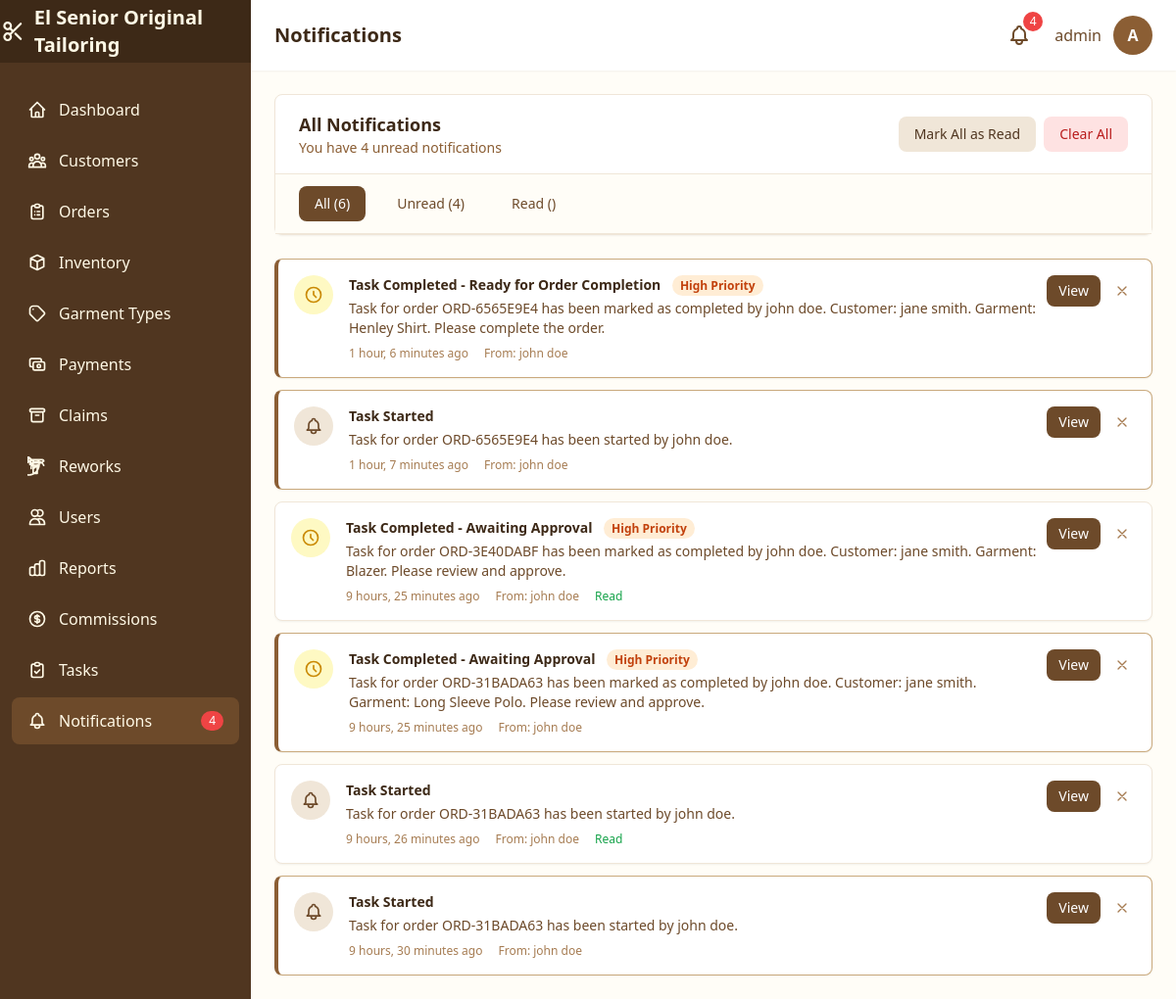
The page /notifications/ (signed in) on the database as committed earlier.
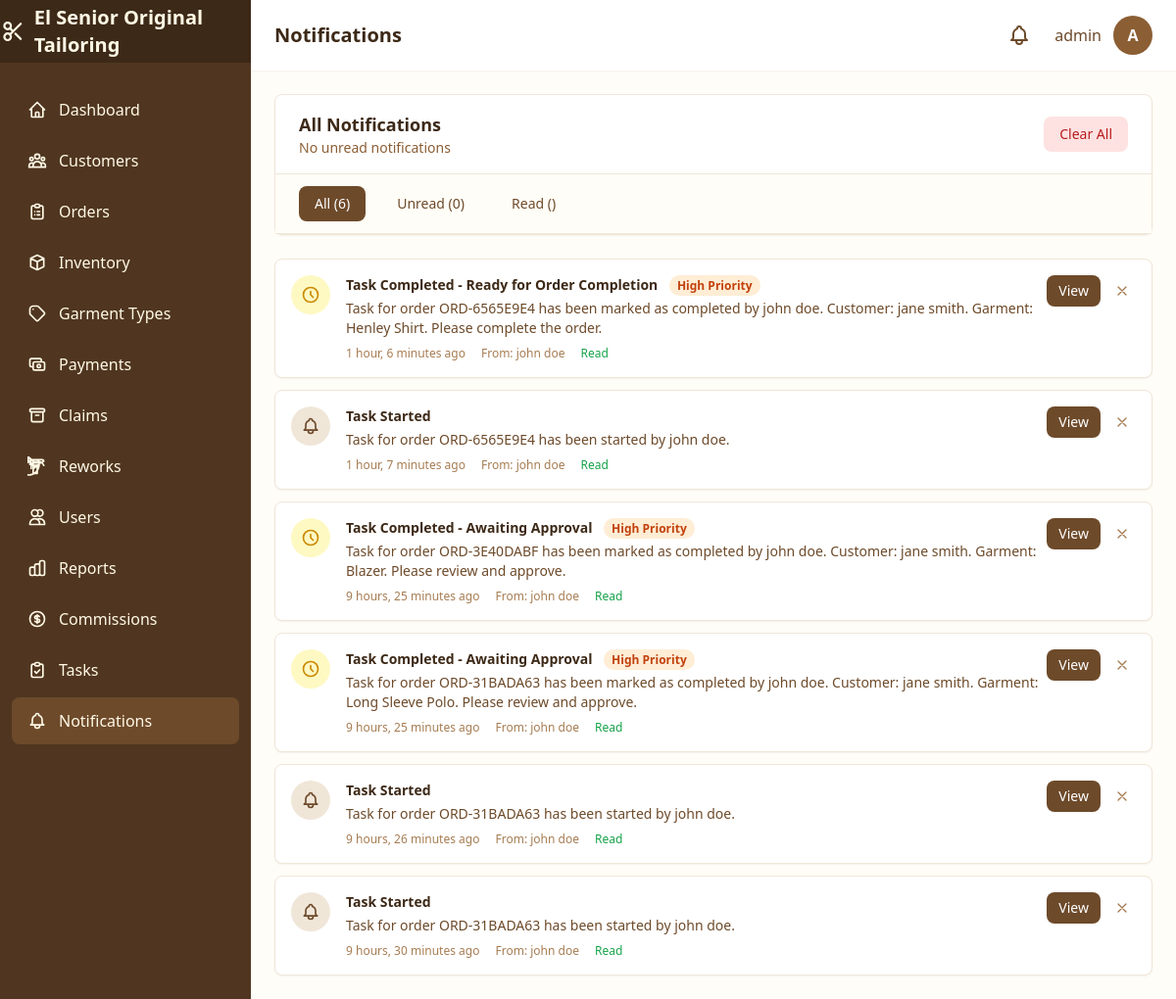
The same page on the database as committed later.
### core/models.py (models this page shows, shortened)
class Notification(models.Model):
    TYPE_CHOICES = [
        ('task_assigned', 'Task Assigned'),
        ('task_started', 'Task Started'),
        ('task_completed', 'Task Completed'),
        ('task_approved', 'Order Completed'),
        ('order_created', 'Order Created'),
        ('payment_received', 'Payment Received'),
        ('low_stock', 'Low Stock Alert'),
        ('rework_assigned', 'Rework Assigned'),
        ('rework_completed', 'Rework Completed'),
        ('general', 'General'),
    ]
    PRIORITY_CHOICES = [
        ('low', 'Low'),
        ('normal', 'Normal'),
        ('high', 'High'),
        ('urgent', 'Urgent'),
    ]
    recipient = models.ForeignKey(
        User,
        on_delete=models.CASCADE,
        related_name='notifications'
    )
    sender = models.ForeignKey(
        User,
        on_delete=models.SET_NULL,
        null=True,
        blank=True,
        related_name='sent_notifications'
    )
    notification_type = models.CharField(
        max_length=30,
        choices=TYPE_CHOICES,
        default='general'
    )
    title = models.CharField(max_length=200)
    message = models.TextField()
    priority = models.CharField(
        max_length=10,
        choices=PRIORITY_CHOICES,
        default='normal'
    )
    order = models.ForeignKey(
        Order,
        on_delete=models.CASCADE,
        null=True,
        blank=True,
        related_name='notifications'
    )
    task = models.ForeignKey(
        'TailoringTask',
        on_delete=models.CASCADE,
        null=True,
        blank=True,
        related_name='notifications'
    )
    action_url = models.CharField(max_length=500, blank=True)
    is_read = models.BooleanField(default=False)
    read_at = models.DateTimeField(null=True, blank=True)
    created_at = models.DateTimeField(auto_now_add=True)
    class Meta:
        ordering = ['-created_at']
        verbose_name = "Notification"
        verbose_name_plural = "Notifications"
        indexes = [
            models.Index(fields=['recipient', 'is_read']),
            models.Index(fields=['recipient', '-created_at']),
        ]
    @classmethod
    def get_unread_count(cls, user):
        return cls.objects.filter(recipient=user, is_read=False).count()
    @classmethod
    def get_recent_notifications(cls, user, limit=10):
        return cls.objects.filter(recipient=user).select_related(
            'sender', 'order', 'task'
        )[:limit]

### core/views.py (the view)
# urls.py: path("notifications/", views.notification_list, name="notification_list"),
@login_required
def notification_list(request):
    filter_type = request.GET.get("filter", "all")
    notifications = (
        Notification.objects.filter(recipient=request.user)
        .select_related("sender", "order", "task")
        .order_by("-created_at")
    )
    if filter_type == "unread":
        notifications = notifications.filter(is_read=False)
    elif filter_type == "read":
        notifications = notifications.filter(is_read=True)
    paginator = Paginator(notifications, 20)
    page = request.GET.get("page", 1)
    notifications = paginator.get_page(page)
    total_count = Notification.objects.filter(recipient=request.user).count()
    unread_count = Notification.objects.filter(
        recipient=request.user, is_read=False
    ).count()
    context = {
        "notifications": notifications,
        "filter_type": filter_type,
        "total_count": total_count,
        "unread_count": unread_count,
    }
    if request.headers.get("HX-Request"):
        return render(request, "notifications/partials/notification_list.html", context)
    return render(request, "notifications/list.html", context)

### core/context_processors.py (called while the page is built)
def shop_info(request):
    return {
        'SHOP_NAME': getattr(settings, 'SHOP_NAME', 'El Senior Original Tailoring'),
        'SHOP_ADDRESS': getattr(settings, 'SHOP_ADDRESS', ''),
        'SHOP_PHONE': getattr(settings, 'SHOP_PHONE', ''),
    }

def notifications(request):
    if not request.user.is_authenticated:
        return {
            'unread_notification_count': 0,
            'recent_notifications': [],
            'has_unread_notifications': False,
        }
    from .models import Notification
    unread_count = Notification.get_unread_count(request.user)
    recent_notifications = Notification.get_recent_notifications(request.user, limit=10)
    urgent_count = Notification.objects.filter(
        recipient=request.user,
        is_read=False,
        priority__in=['urgent', 'high']
    ).count()
    return {
        'unread_notification_count': unread_count,
        'recent_notifications': recent_notifications,
        'has_unread_notifications': unread_count > 0,
        'urgent_notification_count': urgent_count,
        'has_urgent_notifications': urgent_count > 0,
    }

### core/models.py (called while the page is built)
    @property
    def is_admin(self):
        return self.role == 'admin'

### templates/notifications/list.html (shortened to what this page needs)
{% extends 'base.html' %}
{% block page_title %}Notifications{% endblock %}
{% block content %}
<div class="max-w-4xl mx-auto">
    <div class="bg-white rounded-lg shadow-sm border border-brown-100 mb-6">
        <div class="px-6 py-4 border-b border-brown-100 flex flex-col sm:flex-row sm:items-center sm:justify-between gap-4">
            <div>
                <h2 class="text-lg font-semibold text-brown-800">All Notifications</h2>
                <p class="text-sm text-brown-500">
                    {% if unread_count > 0 %}
                        You have {{ unread_count }} unread notification{{ unread_count|pluralize }}
                    {% else %}
                        No unread notifications
                    {% endif %}
                </p>
            </div>
            <div class="flex items-center gap-2">
                {% if unread_count > 0 %}
                <form method="post" action="{% url 'notification_mark_all_read' %}" class="inline">
                    <button type="submit"
                            class="px-4 py-2 text-sm bg-brown-100 text-brown-700 rounded-lg hover:bg-brown-200 transition-colors">
                        Mark All as Read
                    </button>
                </form>
                {% endif %}
                {% if total_count > 0 %}
                <form method="post" action="{% url 'notification_clear_all' %}" class="inline"
                      onsubmit="return confirm('Are you sure you want to clear all notifications?')">
                    <button type="submit"
                            class="px-4 py-2 text-sm bg-red-100 text-red-700 rounded-lg hover:bg-red-200 transition-colors">
                        Clear All
                    </button>
                </form>
                {% endif %}
            </div>
        </div>
        <div class="px-6 py-3 bg-cream-50 border-b border-brown-100">
            <div class="flex gap-4">
                <a href="?filter=all"
                   class="px-4 py-2 text-sm rounded-lg transition-colors {% if filter_type == 'all' %}bg-brown-600 text-white{% else %}text-brown-600 hover:bg-brown-100{% endif %}">
                    All ({{ total_count }})
                </a>
                <a href="?filter=unread"
                   class="px-4 py-2 text-sm rounded-lg transition-colors {% if filter_type == 'unread' %}bg-brown-600 text-white{% else %}text-brown-600 hover:bg-brown-100{% endif %}">
                    Unread ({{ unread_count }})
                </a>
                <a href="?filter=read"
                   class="px-4 py-2 text-sm rounded-lg transition-colors {% if filter_type == 'read' %}bg-brown-600 text-white{% else %}text-brown-600 hover:bg-brown-100{% endif %}">
                    Read ({{ total_count|add:"-"|add:unread_count }})
                </a>
            </div>
        </div>
    </div>
    <div id="notification-list" class="space-y-3">
        {% include 'notifications/partials/notification_list.html' %}
    </div>
</div>
{% endblock %}

### templates/base.html (shortened to what the changed rows need)
<!DOCTYPE html>
<html lang="en">
<head>
    {% load static %}
    <script src="{% static 'js/tailwind.js' %}"></script>
</head>
<body class="bg-cream-50 min-h-screen">
    {% block body %}
    {% if user.is_authenticated %}
    <div x-data="{ sidebarOpen: false }" class="flex h-screen overflow-hidden">
        <aside :class="sidebarOpen ? 'translate-x-0' : '-translate-x-full'"
               class="fixed inset-y-0 left-0 z-30 w-64 bg-brown-700 transform transition-transform duration-300 ease-in-out lg:translate-x-0 lg:static lg:inset-auto no-print">
            <nav class="mt-6 px-3">
                <div class="space-y-1">
                    <a href="{% url 'notification_list' %}"
                       class="flex items-center px-4 py-3 text-cream-100 rounded-lg hover:bg-brown-600 transition-colors {% if 'notifications' in request.path %}bg-brown-600{% endif %}">
                        Notifications
                        {% if unread_notification_count > 0 %}
                        <span class="ml-auto bg-red-500 text-white text-xs rounded-full px-2 py-0.5">{{ unread_notification_count }}</span>
                        {% endif %}
                    </a>
                </div>
            </nav>
        </aside>
        <div class="flex-1 flex flex-col overflow-hidden">
            <header class="bg-white shadow-sm z-10 no-print">
                <div class="flex items-center justify-between px-6 py-4">
                    <h1 class="text-xl font-semibold text-brown-800">{% block page_title %}Dashboard{% endblock %}</h1>
                    <div class="flex items-center gap-4">
                        <div x-data="{ notifOpen: false }" class="relative">
                            <button @click="notifOpen = !notifOpen"
                                    @click.away="notifOpen = false"
                                    class="relative p-2 text-brown-600 hover:text-brown-800 hover:bg-cream-100 rounded-full focus:outline-none transition-colors"
                                    hx-get="{% url 'notification_dropdown' %}"
                                    hx-trigger="click"
                                    hx-target="#notification-dropdown-content"
                                    hx-swap="innerHTML">
                                {% if unread_notification_count > 0 %}
                                <span class="absolute -top-1 -right-1 bg-red-500 text-white text-xs rounded-full h-5 w-5 flex items-center justify-center animate-pulse">
                                    {{ unread_notification_count|default:0 }}
                                </span>
                                {% endif %}
                            </button>
                        </div>
                </div>
            </header>
            <main class="flex-1 overflow-y-auto p-6">
                {% block content %}{% endblock %}
            </main>
        </div>
    </div>
    {% else %}
    {% block unauthenticated_content %}{% endblock %}
    {% endif %}
    {% endblock %}
</body>
</html>

### templates/notifications/partials/notification_item.html (shortened to what the changed rows need)
{% load static %}
<div id="notification-{{ notification.pk }}"
     class="bg-white rounded-lg shadow-sm border {% if not notification.is_read %}border-brown-300 border-l-4 border-l-brown-500{% else %}border-brown-100{% endif %} p-4 hover:shadow-md transition-shadow">
    <div class="flex items-start gap-4">
        <div class="flex-shrink-0">
            {% if notification.notification_type == 'task_assigned' %}
            <div class="w-10 h-10 rounded-full bg-blue-100 flex items-center justify-center">
                <svg class="w-5 h-5 text-blue-600" fill="none" stroke="currentColor" viewBox="0 0 24 24">
                    <path stroke-linecap="round" stroke-linejoin="round" stroke-width="2"
                          d="M9 5H7a2 2 0 00-2 2v12a2 2 0 002 2h10a2 2 0 002-2V7a2 2 0 00-2-2h-2M9 5a2 2 0 002 2h2a2 2 0 002-2M9 5a2 2 0 012-2h2a2 2 0 012 2m-6 9l2 2 4-4"/>
                </svg>
            </div>
            {% elif notification.notification_type == 'task_completed' %}
            <div class="w-10 h-10 rounded-full bg-yellow-100 flex items-center justify-center">
                <svg class="w-5 h-5 text-yellow-600" fill="none" stroke="currentColor" viewBox="0 0 24 24">
                    <path stroke-linecap="round" stroke-linejoin="round" stroke-width="2"
                          d="M12 8v4l3 3m6-3a9 9 0 11-18 0 9 9 0 0118 0z"/>
                </svg>
            </div>
            {% else %}
            <div class="w-10 h-10 rounded-full bg-brown-100 flex items-center justify-center">
            </div>
            {% endif %}
        </div>
        <div class="flex-1 min-w-0">
            <div class="flex items-start justify-between gap-2">
                <div>
                    <h4 class="text-sm font-semibold text-brown-800 {% if not notification.is_read %}font-bold{% endif %}">
                        {{ notification.title }}
                        {% if notification.priority == 'urgent' %}
                        <span class="ml-2 px-2 py-0.5 text-xs bg-red-100 text-red-700 rounded-full">Urgent</span>
                        {% elif notification.priority == 'high' %}
                        <span class="ml-2 px-2 py-0.5 text-xs bg-orange-100 text-orange-700 rounded-full">High Priority</span>
                        {% endif %}
                    </h4>
                    <p class="text-sm text-brown-600 mt-1">{{ notification.message }}</p>
                    <div class="flex items-center gap-4 mt-2 text-xs text-brown-400">
                        <span>{{ notification.created_at|timesince }} ago</span>
                        {% if notification.sender %}
                        <span>From: {{ notification.sender.get_full_name|default:notification.sender.username }}</span>
                        {% endif %}
                        {% if notification.is_read %}
                        <span class="text-green-600">Read</span>
                        {% endif %}
                    </div>
                </div>
                <div class="flex items-center gap-2 flex-shrink-0">
                    {% if notification.action_url %}
                    <a href="{% url 'notification_mark_read' notification.pk %}"
                       class="px-3 py-1.5 text-sm bg-brown-600 text-white rounded-lg hover:bg-brown-700 transition-colors">
                        View
                    </a>
                    {% elif not notification.is_read %}
                    <a href="{% url 'notification_mark_read' notification.pk %}"
                       class="px-3 py-1.5 text-sm bg-brown-100 text-brown-700 rounded-lg hover:bg-brown-200 transition-colors">
                        Mark Read
                    </a>
                    {% endif %}
                    <form method="post" action="{% url 'notification_delete' notification.pk %}" class="inline">
                        <button type="submit"
                                class="p-1.5 text-brown-400 hover:text-red-600 hover:bg-red-50 rounded transition-colors"
                                title="Delete notification">
                            <svg class="w-4 h-4" fill="none" stroke="currentColor" viewBox="0 0 24 24">
                                <path stroke-linecap="round" stroke-linejoin="round" stroke-width="2" d="M6 18L18 6M6 6l12 12"/>
                            </svg>
                        </button>
                    </form>
                </div>
            </div>
        </div>
    </div>
</div>

Rows that differ between the two databases and show on the page:
changed Notification "Task Completed - Ready for Order Completion": now shows "Read"
changed Notification "Task for order ORD-6565E9E4 has been started by john doe.": now shows "Read"
changed Notification (number 4 of 6 on the later page): now shows "Read"
changed Notification "9 hours, 30 minutes": now shows "Read"
Other text that changed with them:
{{ unread_count }}: "4" → "0"
{{ unread_notification_count }}: "4" → (not shown)
{{ unread_notification_count|default:0 }}: "4" → (not shown)
{{ unread_count }}: "4" → (not shown)
text no longer shown: "You have unread notification Mark All as Read"
text now shown: "No unread notifications"
